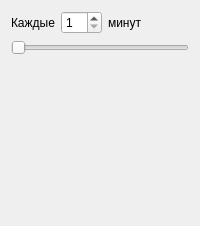
         <widget class="QWidget" name="minuteEveryNTab">
          <attribute name="title">
           <string>Every N</string>
          </attribute>
          <layout class="QVBoxLayout" name="verticalLayout_4">
           <item>
            <layout class="QHBoxLayout" name="horizontalLayout_5">
             <item>
              <widget class="QLabel" name="label_2">
               <property name="text">
                <string>Каждые</string>
               </property>
              </widget>
             </item>
             <item>
              <widget class="QSpinBox" name="minuteSpinBox">
               <property name="minimum">
                <number>1</number>
               </property>
               <property name="maximum">
                <number>59</number>
               </property>
              </widget>
             </item>
             <item>
              <widget class="QLabel" name="label_4">
               <property name="text">
                <string>минут</string>
               </property>
              </widget>
             </item>
             <item>
              <spacer name="horizontalSpacer_5">
               <property name="orientation">
                <enum>Qt::Horizontal</enum>
               </property>
               <property name="sizeHint" stdset="0">
                <size>
                 <width>40</width>
                 <height>20</height>
                </size>
               </property>
              </spacer>
             </item>
            </layout>
           </item>
           <item>
            <widget class="QSlider" name="minuteSlider">
             <property name="minimum">
              <number>1</number>
             </property>
             <property name="maximum">
              <number>59</number>
             </property>
             <property name="orientation">
              <enum>Qt::Horizontal</enum>
             </property>
            </widget>
           </item>
           <item>
            <spacer name="verticalSpacer_2">
             <property name="orientation">
              <enum>Qt::Vertical</enum>
             </property>
             <property name="sizeHint" stdset="0">
              <size>
               <width>20</width>
               <height>160</height>
              </size>
             </property>
            </spacer>
           </item>
          </layout>
         </widget>
